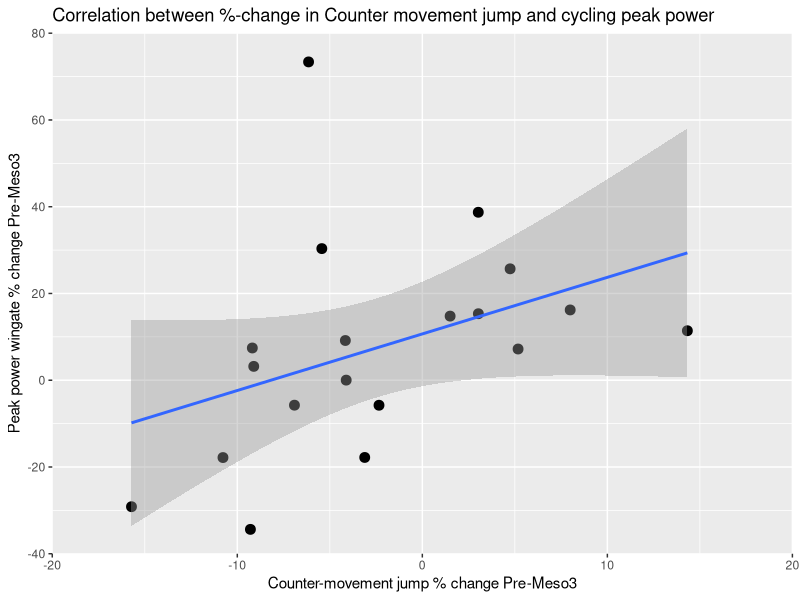
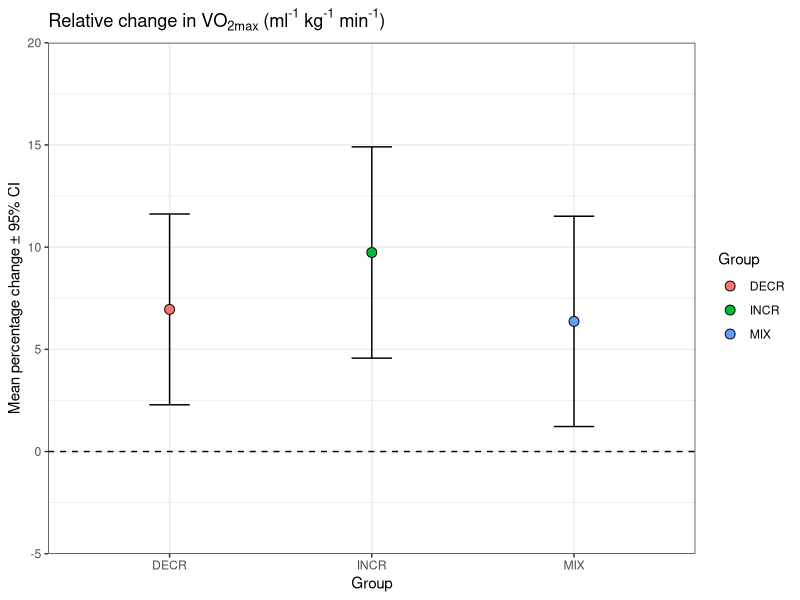
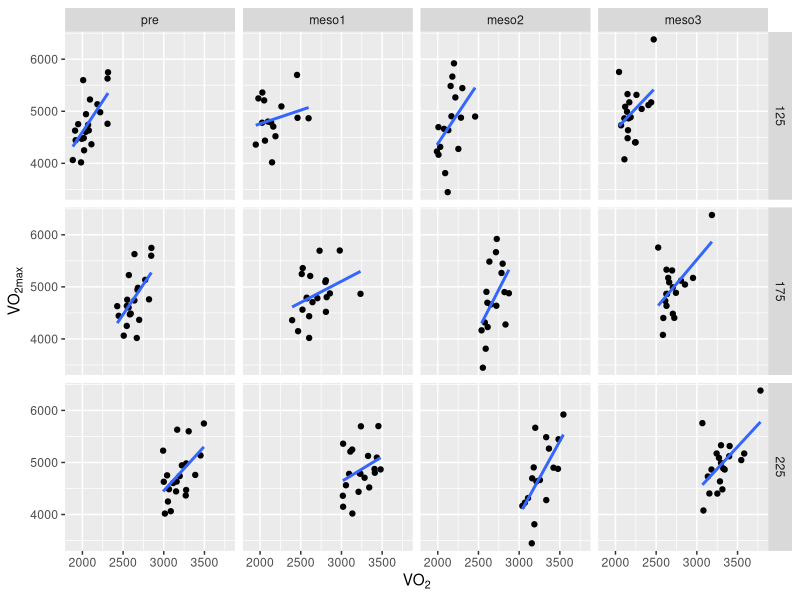
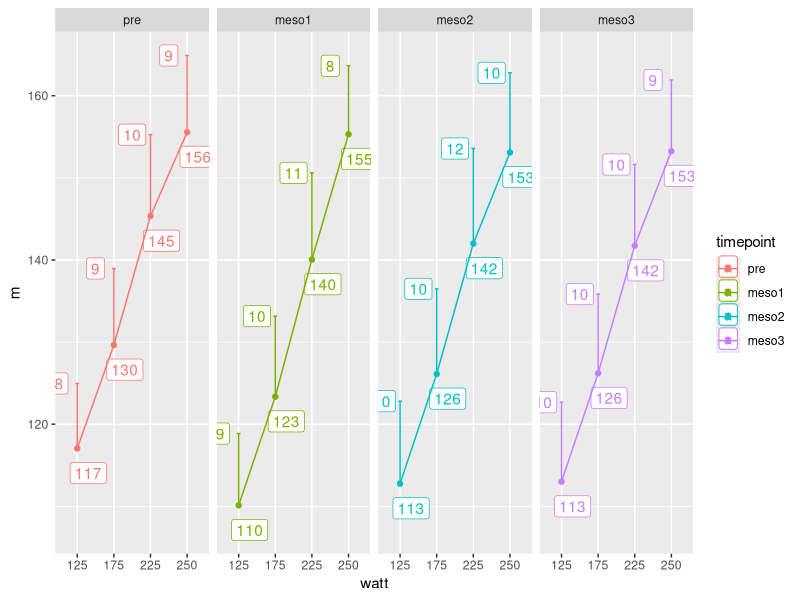

The R script that drew these images, in order:
## ---- chunk 1
knitr::opts_chunk$set(echo = FALSE, warning=FALSE, message = FALSE)
## ---- chunk 2


# load packages
library(tidyverse); library(readxl)


dat <- read_excel("./data/cyclingStudy.xlsx", na = "NA") 


# Correlation between VO2max change and performance change with color per group

dat %>%
        select(subject, group, timepoint, cmj.max, peak.power) %>%
        unite(col = "perf", cmj.max, peak.power, sep = "_") %>%
        filter(timepoint %in% c("pre", "meso3")) %>%
        pivot_wider(names_from = timepoint, values_from = perf)  %>%
        
                
        separate(pre, into = c("pre_cmj", "pre_pp"), sep = "_", convert = TRUE) %>%
        separate(meso3, into = c("post_cmj", "post_pp"), sep = "_", convert = TRUE) %>%
        mutate(pp = 100 * ((post_pp / pre_pp)-1),
               cmj = 100 * ((post_cmj / pre_cmj)-1)) %>%
        ggplot(aes(cmj, pp)) + geom_point(size = 3) + geom_smooth(method = "lm") +
        labs(x = "Counter-movement jump % change Pre-Meso3", 
             y = "Peak power wingate % change Pre-Meso3", 
             title = "Correlation between %-change in Counter movement jump and cycling peak power") +
        scale_y_continuous(breaks = c(-40,-20, 0, 20, 40, 60, 80),
                           limits = c(-40, 80),
                           expand = c(0, 0)) +
        scale_x_continuous(breaks = c(-20, -10,  0, 10, 20),
                           limits = c(-20, 20),
                           expand = c(0, 0))
        

## ---- chunk 3

read_excel("./data/cyclingStudy.xlsx", na = "NA") %>%
        
        mutate(vo2max = VO2.max / weight.T1) %>%
        select(subject, group, timepoint, vo2max) %>%
        pivot_wider(names_from = timepoint, values_from = vo2max) %>%
        mutate(change = ((meso3 / pre)-1)*100) %>%
        group_by(group) %>%
        summarise(m = mean(change, na.rm = TRUE), 
                  s = sd(change, na.rm = TRUE), 
                  n  = sum(!(is.na(change))), 
                  error = qt(0.975, df = n-1) * s/sqrt(n)) %>%
        ggplot(aes(group, m, fill = group)) + 
        geom_errorbar(aes(ymin = m - error, ymax = m + error), width = 0.2) +
        geom_point(shape = 21, size = 3) +
        labs(x = "Group", 
             y =  "Mean percentage change \U00B1 95% CI", 
             fill = "Group",
             title = expression("Relative change in VO"["2max"]~"(ml"^"-1"~"kg"^"-1"~"min"^"-1"*")")) +
        scale_y_continuous(breaks = c(-5, 0, 5, 10, 15, 20), 
                           limits= c(-5, 20), expand = c(0,0)) +
        geom_hline(yintercept = 0, lty=2) +
        theme_bw() 


## ---- chunk 4

read_excel("./data/cyclingStudy.xlsx", na = "NA") %>%
        select(subject, timepoint, VO2.125:VO2.225, VO2.max) %>%
        pivot_longer(cols = VO2.125:VO2.225, 
                     names_to = "watt", 
                     names_prefix = "VO2.", 
                     values_to = "VO2") %>%
        mutate(timepoint = factor(timepoint, levels = c("pre", "meso1", "meso2", "meso3"))) %>%
        ggplot(aes(VO2, VO2.max)) + geom_point() + 
        facet_grid(watt ~ timepoint) + 
        labs(x = expression("VO"["2"]), 
             y = expression("VO"["2max"])) +
        geom_smooth(method = "lm", se = FALSE)
        
        
## ---- chunk 5

read_excel("./data/cyclingStudy.xlsx", na = "NA") %>%

        select(subject, timepoint, HF.125:HF.250) %>%
        
        
        pivot_longer(cols = HF.125:HF.250, 
                     names_to = "watt", 
                     names_prefix = "HF.", 
                     values_to = "HF") %>%
        group_by(watt, timepoint) %>%
        summarise(m = mean(HF, na.rm = TRUE), 
                  sd = sd(HF, na.rm = TRUE)) %>%
        mutate(timepoint = factor(timepoint, levels = c("pre", "meso1", "meso2", "meso3"))) %>%
        ggplot(aes(watt, m, color = timepoint, group = timepoint)) + 
        
        geom_errorbar(aes(ymin = m, ymax = m + sd), width = 0.1) +
        geom_label(aes(label = round(m, 0)), nudge_y = -3, nudge_x = 0.3) +
        geom_label(aes(y = m + sd, label = round(sd, 0)),  nudge_x = -0.5) +
        geom_point() + 
        geom_line() +
        facet_grid(.~ timepoint)
